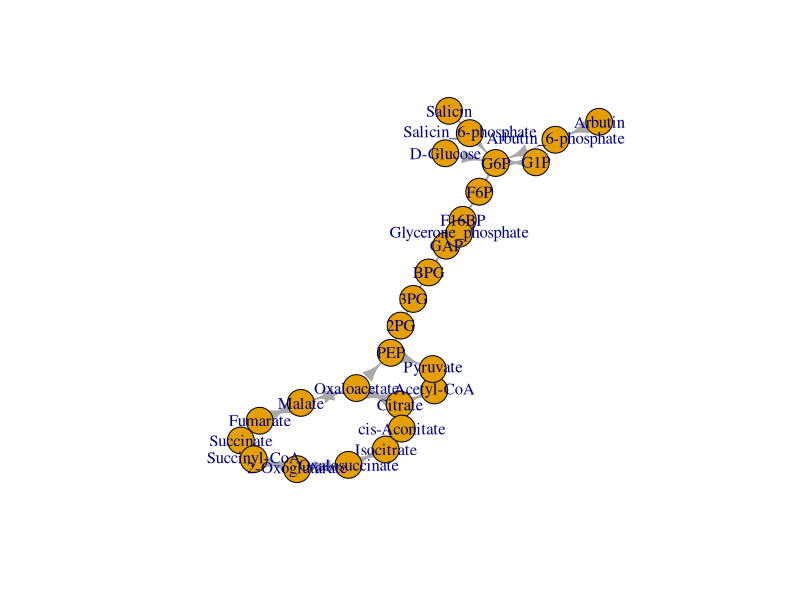
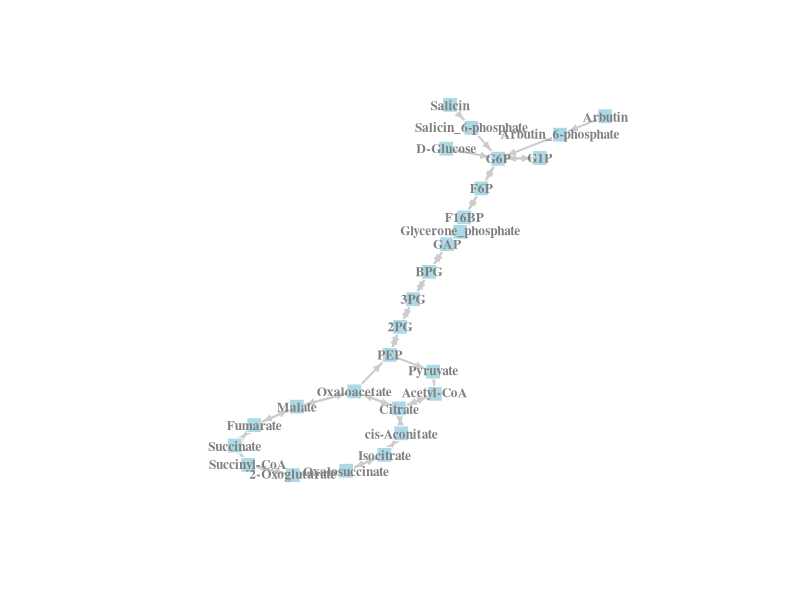
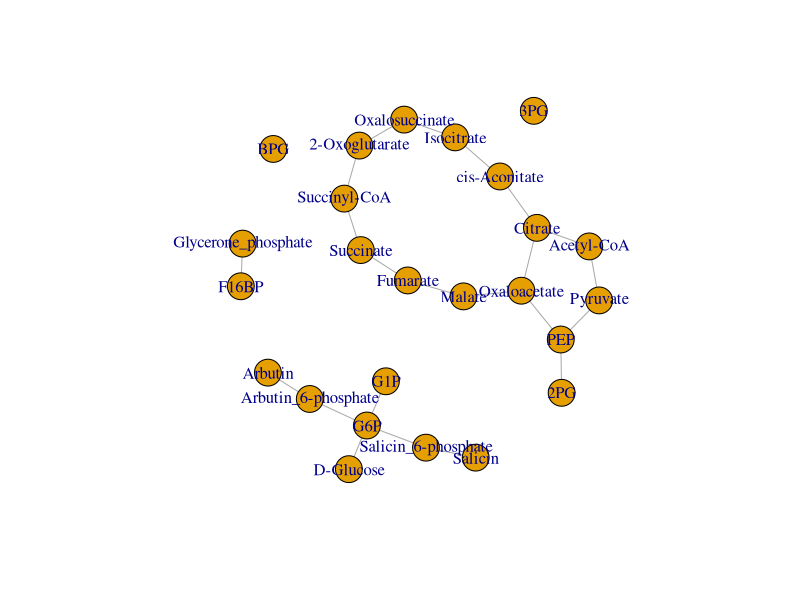
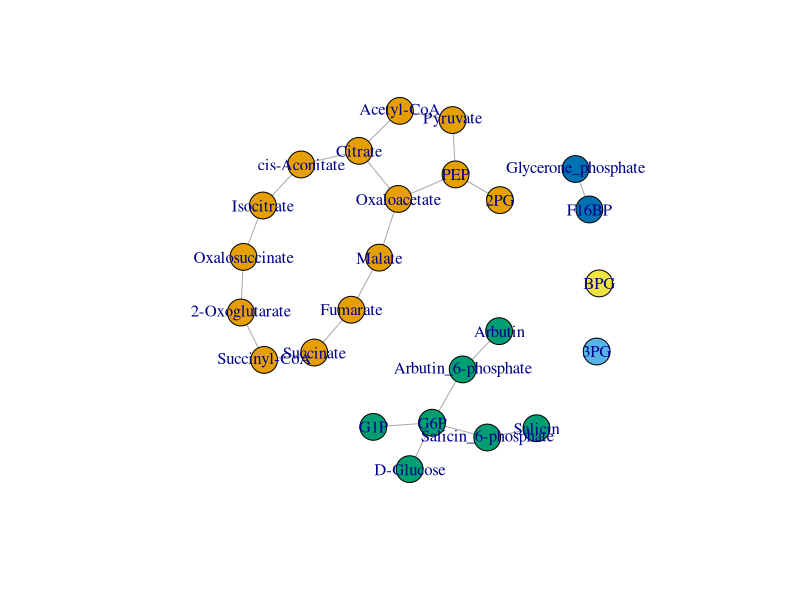
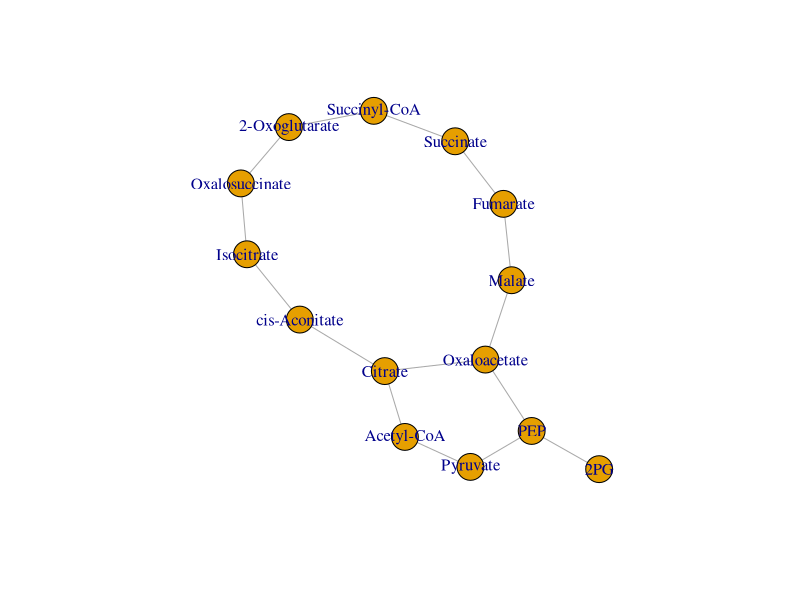

The R source for these figures, in order:
## ---- chunk 1
library(igraph)
## ---- chunk 2
d <- read.table("../data/eco_EM+TCA.txt")
## ---- chunk 3
# 有向ネットワークで読み込む
g <- graph_from_data_frame(d, directed=T)
# 多重エッジや自己ループを削除する。
g <- simplify(g, remove.multiple=T, remove.loops=T)
g
## ---- chunk 4
as_adjacency_matrix(g, sparse = F)
## ---- chunk 5
set.seed(5)
plot(g)
## ---- chunk 6
set.seed(5)
plot(g,
  vertex.size=8, #ノードの大きさ
  vertex.shape="square", #ノードの形 names(igraph:::.igraph.shapes) で使える形を確認できる
  vertex.label=V(g)$name, #ノード属性nameをノードラベルにする。
  vertex.color="lightblue",
  vertex.label.color="gray50", #ノードのラベルの色
  #ノードのラベルのスタイル 1: 普通, 2: 太字, 3: 斜体, 4: 太字斜体, 5: ギリシャ文字
  vertex.label.font=2,
  vertex.frame.color="white", #ノードの枠の色
  vertex.label.cex=0.8, #ノードラベルの文字サイズ
  edge.width=2, #エッジ属性weightをエッジの太さとする
  edge.arrow.size=0.5, # 矢印の大きさ
  edge.color="gray80", #エッジの色
  # ネットワークのレイアウト手法 help(layout,igraph)で使える手法を確認できる
  layout=layout.fruchterman.reingold #ネットワークのレイアウト手法
)
## ---- chunk 7
g <- as.undirected(g)
g
## ---- chunk 8
g <- delete_vertices(g, c("F6P", "GAP"))
## ---- chunk 9
g <- delete_edges(g, c("2PG|3PG", "3PG|BPG"))
# ネットワークの描画
plot(g)
## ---- chunk 10
cls <- components(g, "weak")
# 結果
cls
## ---- chunk 11
plot(g, vertex.color=cls$membership)
## ---- chunk 12
# 最大連結成分にを抽出
g <- induced_subgraph(g, V(g)$name[cls$membership==which(cls$csize==max(cls$csize))[[1]]])
# ネットワークを描画
plot(g)
